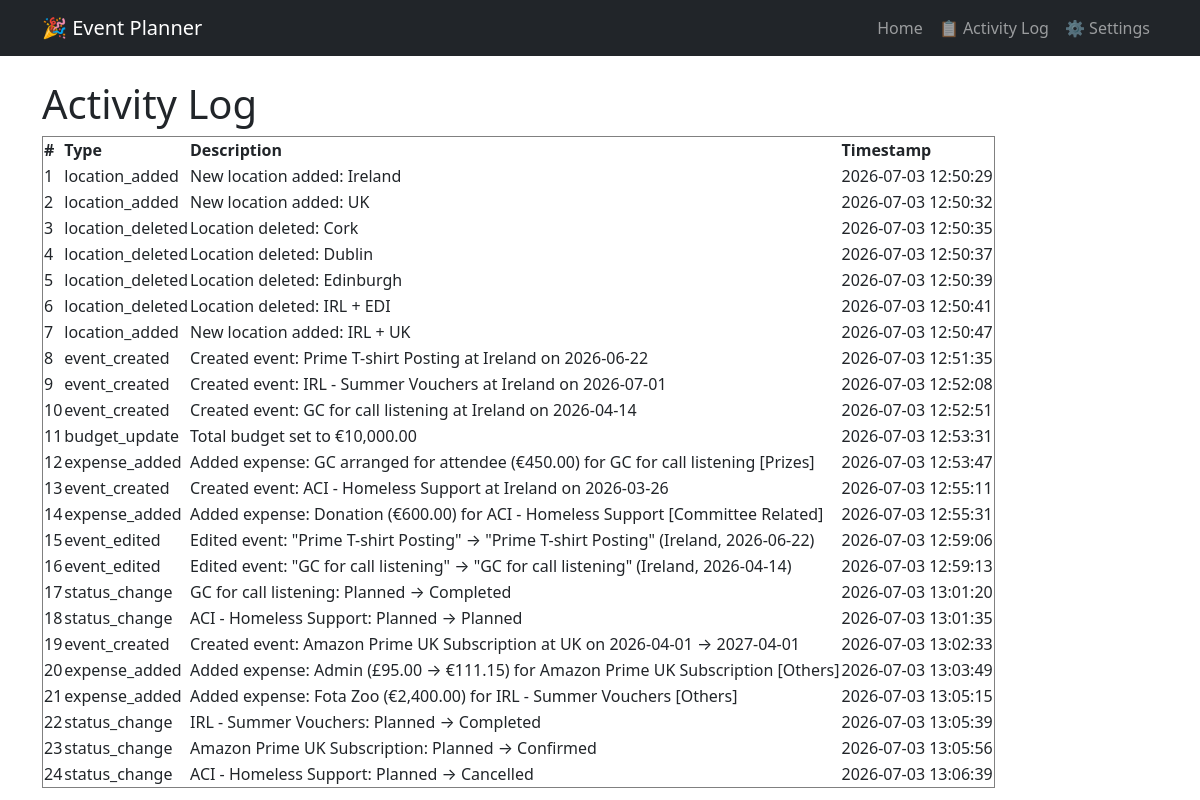
The page /history/ on the database its author committed.
### models.py (models this page shows, shortened)
class ActivityLog(db.Model):
    id = db.Column(db.Integer, primary_key=True)
    type = db.Column(db.String(50), nullable=False)
    description = db.Column(db.String(300), nullable=False)
    timestamp = db.Column(db.DateTime, default=db.func.now())

### app.py (the view)
@app.route('/history/')
@app.route('/history/<int:line_from>/<int:line_to>/')
def history(line_from=None, line_to=None):
    try:
        if line_from is not None and line_to is not None:
            logs = db.session.query(ActivityLog).all()[line_from:line_to]
        else:
            logs = db.session.query(ActivityLog).all()
        return render_template('history.html', logs=logs)
    except Exception as e:
        return render_template('error.html', message=str(e))

### templates/history.html
{% extends 'base.html' %}
{% block content %}
<h1>Activity Log</h1>
{% if logs %}
<table border="1">
    <tr>
        <th>#</th>
        <th>Type</th>
        <th>Description</th>
        <th>Timestamp</th>
    </tr>
    {% for log in logs %}
    <tr>
        <td>{{ loop.index }}</td>
        <td>{{ log.type }}</td>
        <td>{{ log.description }}</td>
        <td>{{ log.timestamp }}</td>
    </tr>
    {% endfor %}
</table>
{% else %}
<p>No activity recorded yet.</p>
{% endif %}
{% endblock %}

### rows shown on the page
ActivityLog: type "location_added", description "New location added: Ireland", timestamp "2026-07-03 12:50:29"
ActivityLog: type "location_added", description "New location added: UK", timestamp "2026-07-03 12:50:32"
ActivityLog: type "location_deleted", description "Location deleted: Cork", timestamp "2026-07-03 12:50:35"
ActivityLog: type "location_deleted", description "Location deleted: Dublin", timestamp "2026-07-03 12:50:37"
ActivityLog: type "location_deleted", description "Location deleted: Edinburgh", timestamp "2026-07-03 12:50:39"
ActivityLog: type "location_deleted", description "Location deleted: IRL + EDI", timestamp "2026-07-03 12:50:41"
ActivityLog: type "location_added", description "New location added: IRL + UK", timestamp "2026-07-03 12:50:47"
ActivityLog: type "event_created", description "Created event: Prime T-shirt Posting at Ireland on 2026-06-22", timestamp "2026-07-03 12:51:35"
ActivityLog: type "event_created", description "Created event: IRL - Summer Vouchers at Ireland on 2026-07-01", timestamp "2026-07-03 12:52:08"
ActivityLog: type "event_created", description "Created event: GC for call listening at Ireland on 2026-04-14", timestamp "2026-07-03 12:52:51"
ActivityLog: type "budget_update", description "Total budget set to €10,000.00", timestamp "2026-07-03 12:53:31"
ActivityLog: type "expense_added", description "Added expense: GC arranged for attendee (€450.00) for GC for call listening [Prizes]", timestamp "2026-07-03 12:53:47"
ActivityLog: type "event_created", description "Created event: ACI - Homeless Support at Ireland on 2026-03-26", timestamp "2026-07-03 12:55:11"
ActivityLog: type "expense_added", description "Added expense: Donation (€600.00) for ACI - Homeless Support [Committee Related]", timestamp "2026-07-03 12:55:31"
ActivityLog: type "event_edited", description "Edited event: \"Prime T-shirt Posting\" → \"Prime T-shirt Posting\" (Ireland, 2026-06-22)", timestamp "2026-07-03 12:59:06"
ActivityLog: type "event_edited", description "Edited event: \"GC for call listening\" → \"GC for call listening\" (Ireland, 2026-04-14)", timestamp "2026-07-03 12:59:13"
ActivityLog: type "status_change", description "GC for call listening: Planned → Completed", timestamp "2026-07-03 13:01:20"
ActivityLog: type "status_change", description "ACI - Homeless Support: Planned → Planned", timestamp "2026-07-03 13:01:35"
ActivityLog: type "event_created", description "Created event: Amazon Prime UK Subscription at UK on 2026-04-01 → 2027-04-01", timestamp "2026-07-03 13:02:33"
ActivityLog: type "expense_added", description "Added expense: Admin (£95.00 → €111.15) for Amazon Prime UK Subscription [Others]", timestamp "2026-07-03 13:03:49"
ActivityLog: type "expense_added", description "Added expense: Fota Zoo (€2,400.00) for IRL - Summer Vouchers [Others]", timestamp "2026-07-03 13:05:15"
ActivityLog: type "status_change", description "IRL - Summer Vouchers: Planned → Completed", timestamp "2026-07-03 13:05:39"
ActivityLog: type "status_change", description "Amazon Prime UK Subscription: Planned → Confirmed", timestamp "2026-07-03 13:05:56"
ActivityLog: type "status_change", description "ACI - Homeless Support: Planned → Cancelled", timestamp "2026-07-03 13:06:39"
